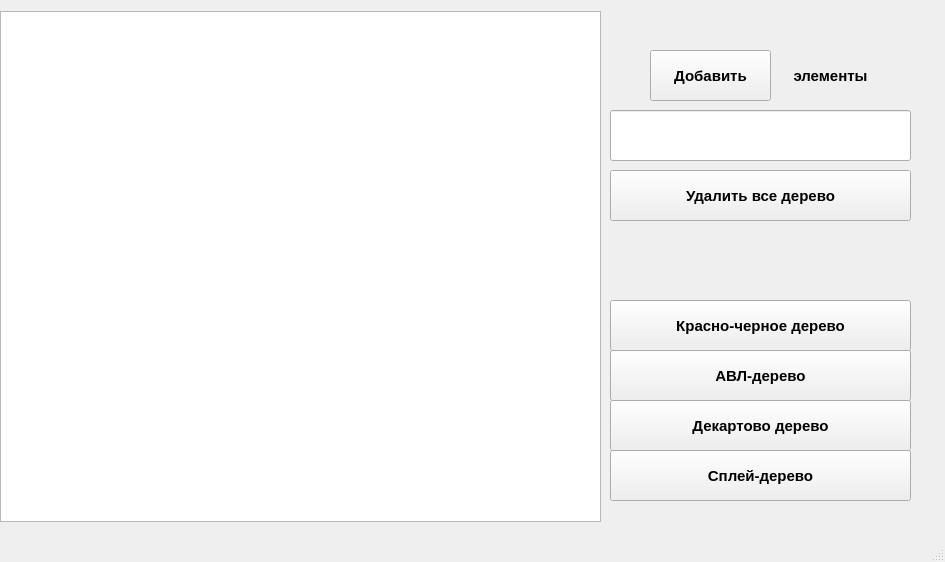
<?xml version="1.0" encoding="UTF-8"?>
<ui version="4.0">
 <class>MainWindow</class>
 <widget class="QMainWindow" name="MainWindow">
  <property name="geometry">
   <rect>
    <x>0</x>
    <y>0</y>
    <width>945</width>
    <height>562</height>
   </rect>
  </property>
  <property name="windowTitle">
   <string>MainWindow</string>
  </property>
  <widget class="QWidget" name="centralwidget">
   <widget class="QPushButton" name="getCortesiantreeButton">
    <property name="geometry">
     <rect>
      <x>610</x>
      <y>400</y>
      <width>301</width>
      <height>51</height>
     </rect>
    </property>
    <property name="font">
     <font>
      <pointsize>11</pointsize>
      <weight>75</weight>
      <bold>true</bold>
     </font>
    </property>
    <property name="text">
     <string>Декартово дерево</string>
    </property>
   </widget>
   <widget class="QPushButton" name="getAVLtreeButton">
    <property name="geometry">
     <rect>
      <x>610</x>
      <y>350</y>
      <width>301</width>
      <height>51</height>
     </rect>
    </property>
    <property name="font">
     <font>
      <pointsize>11</pointsize>
      <weight>75</weight>
      <bold>true</bold>
     </font>
    </property>
    <property name="text">
     <string>АВЛ-дерево</string>
    </property>
   </widget>
   <widget class="QPushButton" name="getRBtreeButton">
    <property name="geometry">
     <rect>
      <x>610</x>
      <y>300</y>
      <width>301</width>
      <height>51</height>
     </rect>
    </property>
    <property name="font">
     <font>
      <pointsize>11</pointsize>
      <weight>75</weight>
      <bold>true</bold>
     </font>
    </property>
    <property name="text">
     <string>Красно-черное дерево</string>
    </property>
   </widget>
   <widget class="QGraphicsView" name="graphicsView">
    <property name="geometry">
     <rect>
      <x>0</x>
      <y>11</y>
      <width>601</width>
      <height>511</height>
     </rect>
    </property>
   </widget>
   <widget class="QPushButton" name="getIputVertexButton">
    <property name="geometry">
     <rect>
      <x>650</x>
      <y>50</y>
      <width>121</width>
      <height>51</height>
     </rect>
    </property>
    <property name="font">
     <font>
      <pointsize>11</pointsize>
      <weight>75</weight>
      <bold>true</bold>
     </font>
    </property>
    <property name="text">
     <string>Добавить</string>
    </property>
   </widget>
   <widget class="QLabel" name="label">
    <property name="geometry">
     <rect>
      <x>770</x>
      <y>50</y>
      <width>121</width>
      <height>51</height>
     </rect>
    </property>
    <property name="font">
     <font>
      <pointsize>11</pointsize>
      <weight>75</weight>
      <bold>true</bold>
     </font>
    </property>
    <property name="text">
     <string>элементы</string>
    </property>
    <property name="alignment">
     <set>Qt::AlignCenter</set>
    </property>
   </widget>
   <widget class="QLineEdit" name="valueVertexInput">
    <property name="geometry">
     <rect>
      <x>610</x>
      <y>110</y>
      <width>301</width>
      <height>51</height>
     </rect>
    </property>
    <property name="font">
     <font>
      <pointsize>11</pointsize>
      <weight>75</weight>
      <bold>true</bold>
     </font>
    </property>
    <property name="alignment">
     <set>Qt::AlignCenter</set>
    </property>
   </widget>
   <widget class="QPushButton" name="clearButton">
    <property name="geometry">
     <rect>
      <x>610</x>
      <y>170</y>
      <width>301</width>
      <height>51</height>
     </rect>
    </property>
    <property name="font">
     <font>
      <pointsize>11</pointsize>
      <weight>75</weight>
      <bold>true</bold>
     </font>
    </property>
    <property name="text">
     <string>Удалить все дерево</string>
    </property>
   </widget>
   <widget class="QPushButton" name="getSplaytreeButton">
    <property name="geometry">
     <rect>
      <x>610</x>
      <y>450</y>
      <width>301</width>
      <height>51</height>
     </rect>
    </property>
    <property name="font">
     <font>
      <pointsize>11</pointsize>
      <weight>75</weight>
      <bold>true</bold>
     </font>
    </property>
    <property name="text">
     <string>Сплей-дерево</string>
    </property>
   </widget>
  </widget>
  <widget class="QMenuBar" name="menubar">
   <property name="geometry">
    <rect>
     <x>0</x>
     <y>0</y>
     <width>945</width>
     <height>21</height>
    </rect>
   </property>
  </widget>
  <widget class="QStatusBar" name="statusbar"/>
 </widget>
 <resources/>
 <connections/>
</ui>
